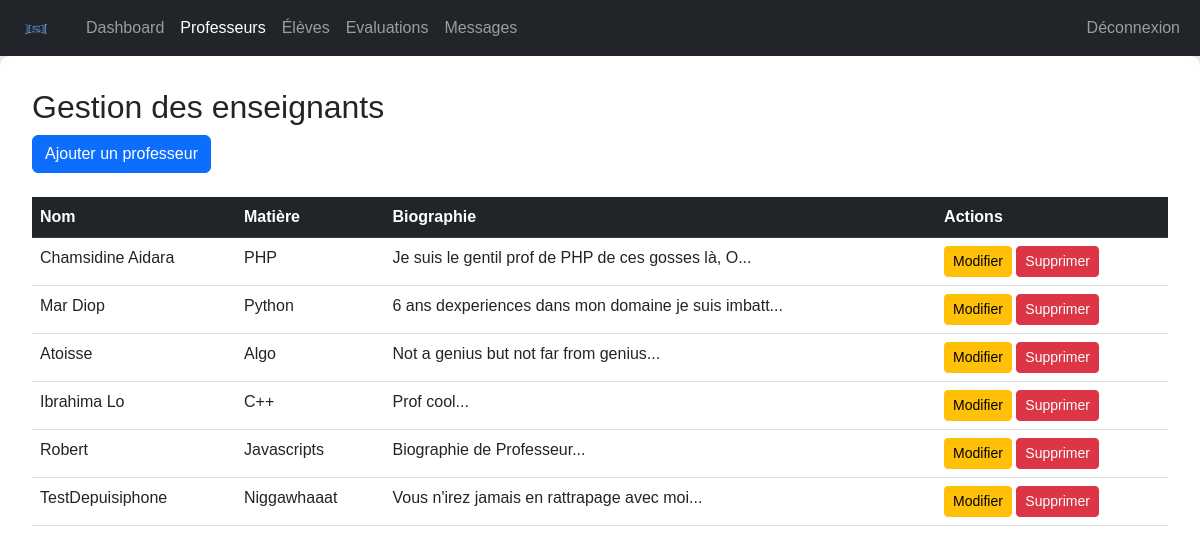
Screenshot of /admin/professeurs.php (signed in) with the database file from the repository.
### tables this page shows
CREATE TABLE `enseignants` (
  `id` int(11) NOT NULL,
  `nom` varchar(100) NOT NULL,
  `matiere` varchar(100) NOT NULL,
  `biographie` text DEFAULT NULL,
  `photo` varchar(255) DEFAULT NULL
);

### admin/professeurs.php (the view, shortened to what this page needs)
<?php
include '../includes/config.php';
$result = $conn->query("SELECT * FROM enseignants");
?>
<!DOCTYPE html>
<html lang="fr">
<head>
    <link href="https://cdn.jsdelivr.net/npm/bootstrap@5.2.0/dist/css/bootstrap.min.css" rel="stylesheet">
</head>
<body>
    <?php include "navbar.php"; ?>
    <div class="dashboard">
        <div class="actions mb-4">
            <h2>Gestion des enseignants</h2>
            <button class="btn btn-primary" onclick="ouvrirModal('ajouter')">Ajouter un professeur</button>
        </div>
        <table class="table table-hover">
            <thead class="table-dark">
                <tr>
                    <th>Nom</th>
                    <th>Matière</th>
                    <th>Biographie</th>
                    <th>Actions</th>
                </tr>
            </thead>
            <tbody>
                <?php while ($row = $result->fetch_assoc()): ?>
                    <tr>
                        <td><?= htmlspecialchars($row['nom']) ?></td>
                        <td><?= htmlspecialchars($row['matiere']) ?></td>
                        <td><?= htmlspecialchars(substr($row['biographie'], 0, 50)) ?>...</td>
                        <td>
                            <button class="btn btn-warning btn-sm"
                                onclick="ouvrirModal('modifier', <?= $row['id'] ?>)"
                                data-nom="<?= htmlspecialchars($row['nom']) ?>"
                                data-matiere="<?= htmlspecialchars($row['matiere']) ?>"
                                data-biographie="<?= htmlspecialchars($row['biographie']) ?>"
                                data-photo="<?= htmlspecialchars($row['photo']) ?>">
                                Modifier
                            </button>
                            <a href="professeurs.php?action=supprimer&id=<?= $row['id'] ?>"
                                class="btn btn-danger btn-sm"
                                onclick="return confirm('Êtes-vous sûr de vouloir supprimer ce professeur ?');">
                                Supprimer
                            </a>
                        </td>
                    </tr>
                <?php endwhile; ?>
            </tbody>
        </table>
    </div>
</body>
</html>

### admin/navbar.php (shortened to what this page needs)
<?php
    $current_page = basename($_SERVER['PHP_SELF']);
?>
<nav class="navbar navbar-expand-lg navbar-dark bg-dark">
    <div class="container-fluid">
        <a class="navbar-brand" href="admin_dashboard.php">
            <img src="../assets/images/logo.png" width="50">
        </a>
        <div class="collapse navbar-collapse"  id="navbarSupportedContent">
            <ul class="navbar-nav me-auto mb-2 mb-lg-0">
                <li class="nav-item">
                    <a class="nav-link <?= ($current_page == 'admin_dashboard.php') ? 'active' : '' ?>" href="admin_dashboard.php">Dashboard</a>
                </li>
                <li class="nav-item">
                    <a class="nav-link <?= ($current_page == 'professeurs.php') ? 'active' : '' ?>" href="professeurs.php">Professeurs</a>
                </li>
                <li class="nav-item">
                    <a class="nav-link <?= ($current_page == 'eleves.php') ? 'active' : '' ?>" href="eleves.php">Élèves</a>
                </li>
                <li class="nav-item">
                    <a class="nav-link <?= ($current_page == 'evaluations.php') ? 'active' : '' ?>" href="evaluations.php">Evaluations</a>
                </li>
                <li class="nav-item">
                    <a class="nav-link <?= ($current_page == 'message.php') ? 'active' : '' ?>" href="message.php">Messages</a>
                </li>
            </ul>
            <ul class="navbar-nav">
                <li class="nav-item">
                    <a class="nav-link" href="../includes/logout.php">Déconnexion</a>
                </li>
            </ul>
        </div>
    </div>
</nav>

### admin/professeurs.php (style rules this page uses)
html,body { height: 100%; margin: 0; }
.dashboard { min-height: 100%; width: 100%; padding: 2em; background-color: white; box-shadow: 0 0 10px rgba(0, 0, 0, 0.1); border-radius: 10px; }
body { font-family: Arial, sans-serif; background-color: #f0f0f0; }

### rows the page displays
enseignants: nom "Chamsidine Aidara", matiere "PHP", biographie "Je suis le gentil prof de PHP de ces gosses là, O"
enseignants: nom "Mar Diop", matiere "Python", biographie "6 ans dexperiences dans mon domaine je suis imbatt"
enseignants: nom "Atoisse", matiere "Algo", biographie "Not a genius but not far from genius"
enseignants: nom "Ibrahima Lo", matiere "C++", biographie "Prof cool"
enseignants: nom "Robert", matiere "Javascripts", biographie "Biographie de Professeur"
enseignants: nom "TestDepuisiphone", matiere "Niggawhaaat", biographie "Vous n'irez jamais en rattrapage avec moi"
